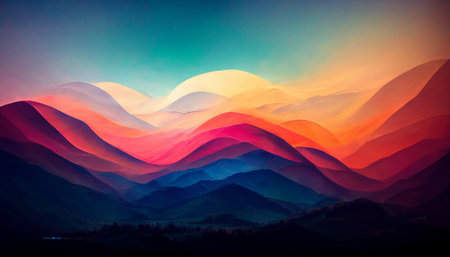
#> input picture Day01/ex05/landscape.jpeg, 450 x 257 px
$ python tester.py
#> lines starting #> are read from the running program, lines starting #| are printed output that depends on the picture
### Day01/ex05/load_image.py
import numpy as np
from PIL import Image


def ft_load(path: str) -> np.ndarray:
    """
    LOADS THE IMAGE TAKES IMAGE STR AS PATH AND \
        THEN DISPLAYS RANDOM INFORMATION ABOUT IT
    """
#> called with path = 'landscape.jpeg'
    try:
        image = Image.open(path)
#> image is the input picture: PIL image 450x257 RGB; mean R, G, B 98.7, 79.1, 89.1
        print(f"The format of the image is: {image.format}")
#| The format of the image is: JPEG
        print(f"The shape of the image is: {np.array(image).shape[0:2]}")
#| The shape of the image is: (257, 450)
        print("Pixel Content: ")
        print(np.array(image))
#> (printed output is left out)
        return np.array(image)
    except FileNotFoundError:
        print(f"Error: File '{path}' not found.")
    except AssertionError as error:
        print(AssertionError.__name__ + ":" + str(error))
    except Exception as e:
        print(f"An error occurred: {e}")
    return None

### Day01/ex05/pimp_image.py
import numpy as np
# [:, :, 0] = 0 this indicates if we want to select rows, colums or arrays


def ft_invert(array) -> np.ndarray:
    """
    Substractin from 255 the original value
    """
    try:
        newArray = array.copy()
        newArray[:, :, 0] = 255 - newArray[:, :, 0]
        newArray[:, :, 1] = 255 - newArray[:, :, 1]
        newArray[:, :, 2] = 255 - newArray[:, :, 2]
        return newArray
    except AssertionError as error:
        print(AssertionError.__name__ + ":" + str(error))
    except Exception as e:
        print(f"An error occurred: {e}")
    return []


def ft_red(array) -> np.ndarray:
    """
    Leaving Open only Red channel
    """
    try:
        newArray = array.copy()
        newArray[:, :, 1] = 0
        newArray[:, :, 2] = 0
        return (newArray)
    except AssertionError as error:
        print(AssertionError.__name__ + ":" + str(error))
    except Exception as e:
        print(f"An error occurred: {e}")
    return []


def ft_green(array) -> np.ndarray:
    """
    Leaving Open only Green channel
    """
    try:
        newArray = array.copy()
        newArray[:, :, 0] = 0
        newArray[:, :, 2] = 0
        return (newArray)
    except AssertionError as error:
        print(AssertionError.__name__ + ":" + str(error))
    except Exception as e:
        print(f"An error occurred: {e}")
    return []


def ft_blue(array) -> np.ndarray:
    """
    Leaving Open only Blue channel
    """
    try:
        newArray = array.copy()
        newArray[:, :, 0] = 0
        newArray[:, :, 1] = 0
        return (newArray)
    except AssertionError as error:
        print(AssertionError.__name__ + ":" + str(error))
    except Exception as e:
        print(f"An error occurred: {e}")
    return []


def ft_grey(array) -> np.ndarray:
    """
    Leaving Open only Blue channel
    """
    try:
        newArray = array.copy()
        newArray[:, :, 0] = newArray[:, :, 0] / 1 / 0.2989
        newArray[:, :, 1] = newArray[:, :, 1] / 1 / 0.5870
        newArray[:, :, 2] = newArray[:, :, 2] / 1 / 0.1140
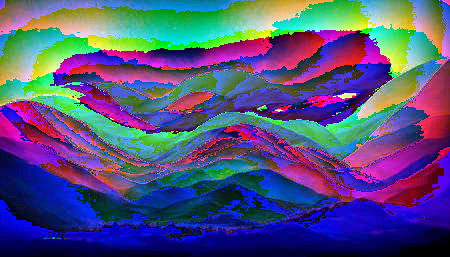
#> newArray: shape (257, 450, 3); mean R, G, B 82.4, 81.2, 126.1
        newArray[:, :, 0] = (newArray[0:, :, 0] + newArray[0:, :, 1]
                             + newArray[0:, :, 2]) / 3
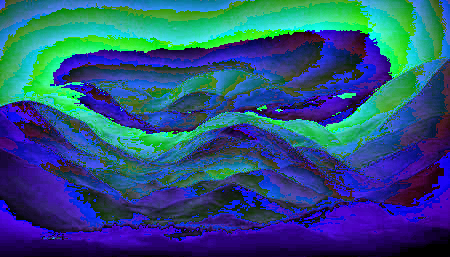
#> newArray: shape (257, 450, 3); mean R, G, B 41.9, 81.2, 126.1
        newArray[:, :, 1] = (newArray[0:, :, 0] + newArray[0:, :, 1]
                             + newArray[0:, :, 2]) / 3
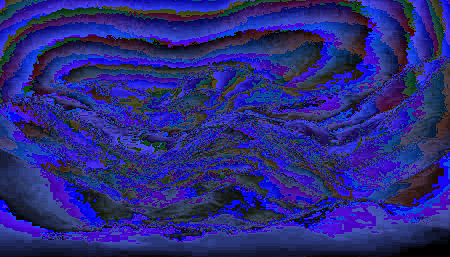
#> newArray: shape (257, 450, 3); mean R, G, B 41.9, 41.1, 126.1
        newArray[:, :, 2] = (newArray[0:, :, 0] + newArray[0:, :, 1]
                             + newArray[0:, :, 2]) / 3
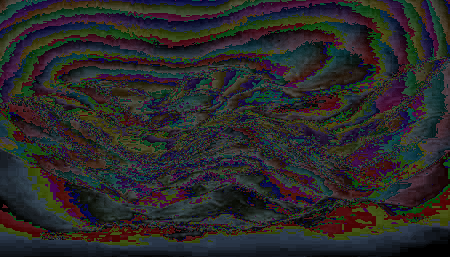
#> newArray: shape (257, 450, 3); mean R, G, B 41.9, 41.1, 40.9
        # newArray[:, :, 1] = newArray[:, :, 0]
        # newArray[:, :, 2] = newArray[:, :, 0]
        return (newArray)
    except AssertionError as error:
        print(AssertionError.__name__ + ":" + str(error))
    except Exception as e:
        print(f"An error occurred: {e}")
    return []

### Day01/ex05/tester.py
from load_image import ft_load
from pimp_image import ft_blue, ft_red, ft_green
from pimp_image import ft_invert, ft_grey
from PIL import Image


def main():
    try:
        image = ft_load("landscape.jpeg")
        blueArray = ft_blue(image)
        greenArray = ft_green(image)
        redArray = ft_red(image)
        greyArray = ft_grey(image)
        invertedArray = ft_invert(image)
#> in ft_invert, `newArray[:, :, 0] = 255 - newArray[:, :, 0]`:
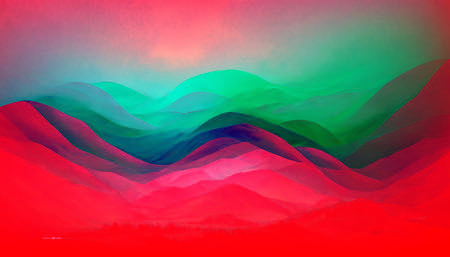
#> newArray: shape (257, 450, 3); mean R, G, B 156.3, 79.1, 89.1
#> in ft_invert, `newArray[:, :, 1] = 255 - newArray[:, :, 1]`:
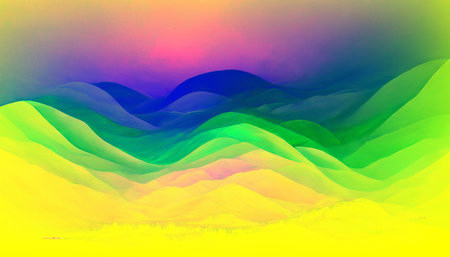
#> newArray: shape (257, 450, 3); mean R, G, B 156.3, 175.9, 89.1
#> in ft_invert, `newArray[:, :, 2] = 255 - newArray[:, :, 2]`:
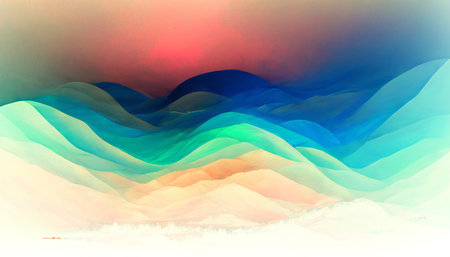
#> newArray: shape (257, 450, 3); mean R, G, B 156.3, 175.9, 165.9

        GreenImage = Image.fromarray(greenArray)
        RedImage = Image.fromarray(redArray)
        GreyImage = Image.fromarray(greyArray)
        BlueImage = Image.fromarray(blueArray)
        InvertedImage = Image.fromarray(invertedArray)
        OriginalImage = Image.fromarray(image)

        GreenImage.show()
        RedImage.show()
        GreyImage.show()
        BlueImage.show()
        OriginalImage.show()
        InvertedImage.show()
    except AssertionError as error:
        print(AssertionError.__name__ + ":" + str(error))
    except Exception as e:
        print(f"An error occurred: {e}")


if __name__ == "__main__":
    exit(main())
#> (the program exits here)

$ run again, with Day01/ex05/animal.jpeg copied over Day01/ex05/landscape.jpeg
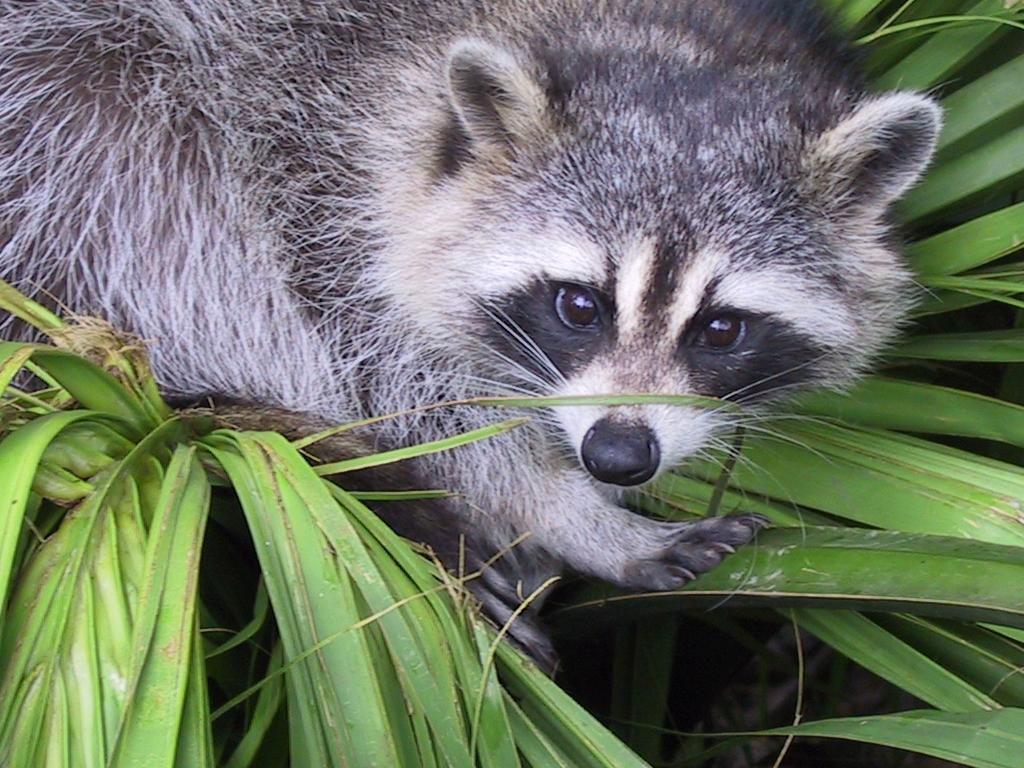
#> input picture Day01/ex05/animal.jpeg, 1024 x 768 px
#> in ft_load, image is the input picture: PIL image 1024x768 RGB; mean R, G, B 110.7, 117.7, 102.1
#| The format of the image is: JPEG
#| The shape of the image is: (768, 1024)
#> (printed output is left out)
#> in ft_grey, `newArray[:, :, 0] = (newArray[0:, :, 0] + newArray[0:, :, 1] + newArra..`:
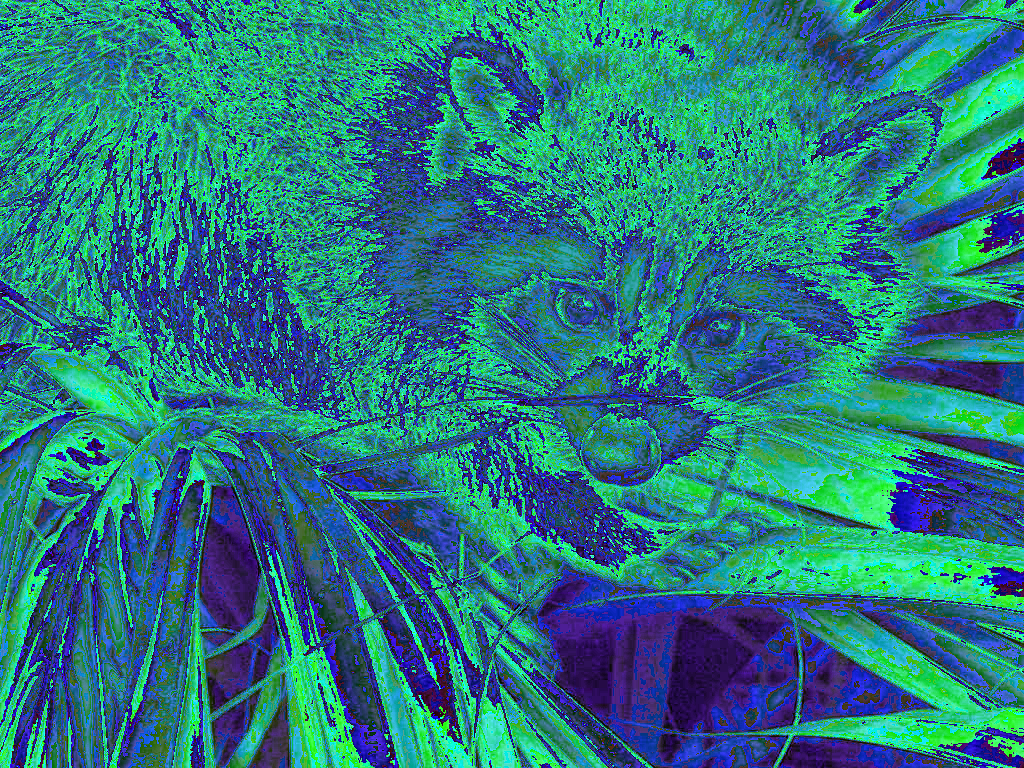
#> newArray: shape (768, 1024, 3); mean R, G, B 42.5, 120.9, 125.5
#> in ft_grey, `newArray[:, :, 1] = (newArray[0:, :, 0] + newArray[0:, :, 1] + newArra..`:
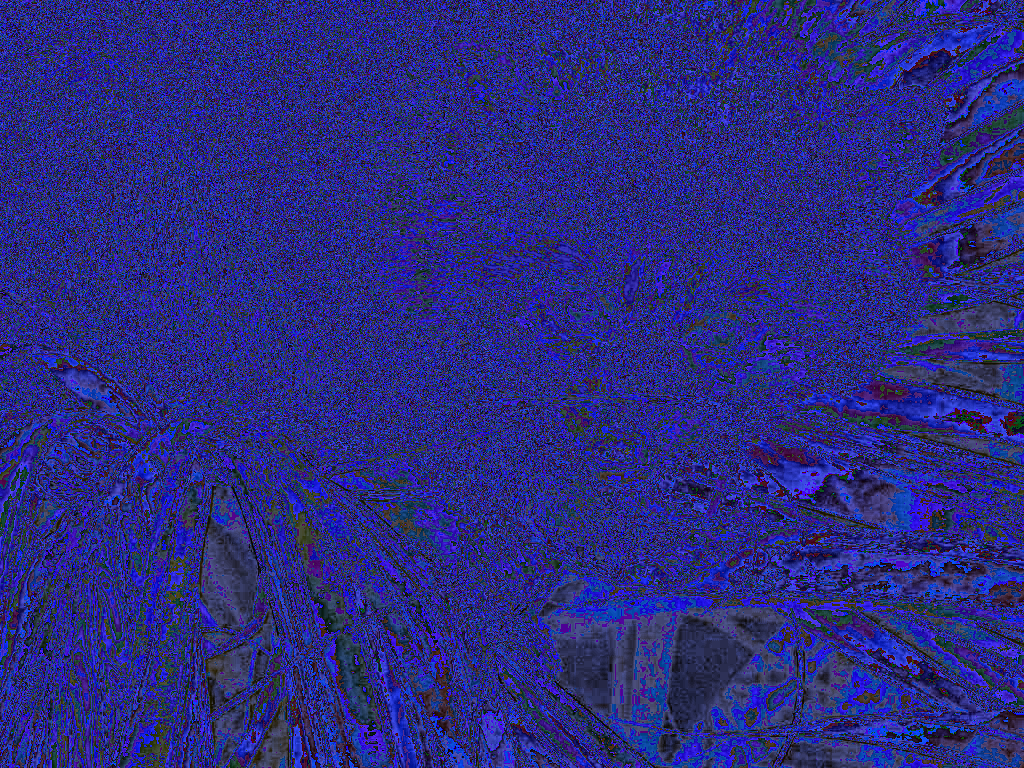
#> newArray: shape (768, 1024, 3); mean R, G, B 42.5, 43.1, 125.5
